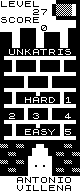

A 2D game scene composited from a Tiled map and its tileset images. What follows is a short description and the map's XML, with every tile layer's data as written:
An orthogonal 10x24 tile map with 8x8 px tiles, 1 tile layer (Capa de Patrones 1).

<map version="1.0" orientation="orthogonal" width="10" height="24" tilewidth="8" tileheight="8" backgroundcolor="#ffffff">
 <tileset firstgid="1" name="zx81" tilewidth="8" tileheight="8">
  <image source="inicio.png" width="128" height="128" />
 </tileset>
 <layer name="Capa de Patrones 1" width="10" height="24">
  <data encoding="csv">
49,42,59,42,49,0,135,137,137,132,
0,0,0,0,30,35,133,136,136,133,
56,40,52,55,42,0,0,3,3,132,
0,0,135,131,4,28,0,0,135,129,
128,5,133,128,5,133,128,5,133,128,
128,5,133,128,5,133,128,5,133,128,
128,186,179,176,166,185,183,174,184,128,
130,4,131,131,4,131,131,4,131,129,
128,5,128,128,5,128,128,5,128,128,
130,131,131,135,131,131,135,131,131,129,
128,128,128,133,128,128,133,128,128,128,
130,4,131,131,4,131,131,4,131,129,
128,5,128,173,166,183,169,5,157,128,
130,131,131,135,131,131,135,131,131,129,
128,158,128,133,159,128,133,128,160,128,
130,4,131,131,4,131,131,4,131,129,
128,5,128,170,166,184,190,5,161,128,
130,131,131,131,131,131,131,131,131,129,
138,128,138,128,1,2,128,128,138,128,
128,138,128,7,0,0,132,138,128,138,
138,128,138,5,27,27,133,128,138,128,
128,138,128,5,0,0,133,138,128,138,
0,0,38,51,57,52,51,46,52,0,
0,0,59,46,49,49,42,51,38,0
</data>
 </layer>
</map>